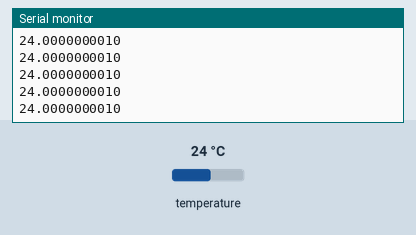
This sketch was run on a simulated ESP8266 (NodeMCU). Shown: the last lines printed to the serial monitor. The inputs (shaded band) are chosen by the test bench; at power-on: temperature 24 °C. WiFi joins after 1.5 s; servers stay silent unless stated.

Above: at 2.8 s.
2.9 s: temperature set to 12 °C
At 4.17 s:
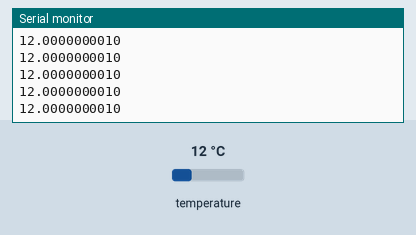
4.4 s: temperature set to 19 °C
At 5.81 s:
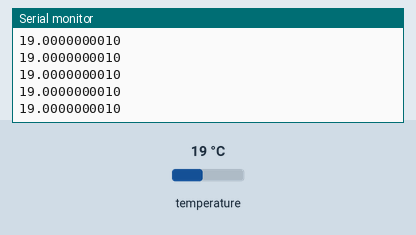
Timing chart, 0 to 7.4 s (numbered marks = the images above; inputs shaded):
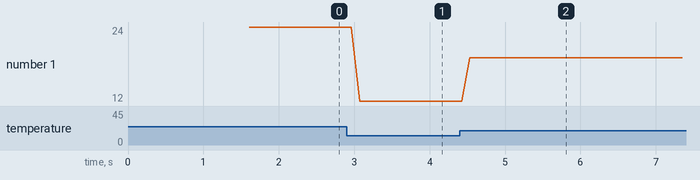

The sketch:

amg8833UDP.ino
```cpp
#include <Wire.h>
#include <Adafruit_AMG88xx.h>
#include <ESP8266WiFi.h>
#include <WiFiUdp.h>

#define MINTEMP 10
#define MAXTEMP 50

const char* ssid = "Toolbox";
const char* password = "WIFIPASSWORD";

WiFiUDP Udp;
unsigned int localUdpPort = 4210;

float pixels[AMG88xx_PIXEL_ARRAY_SIZE];
Adafruit_AMG88xx amg;


void setup()
{
  Serial.begin(115200);

  Serial.printf("Connecting to %s ", ssid);
  WiFi.begin(ssid, password);
  while (WiFi.status() != WL_CONNECTED)
  {
    delay(500);
    Serial.print(".");
  }
  Serial.println(" connected");

  Udp.begin(localUdpPort);

  bool status;
  // default settings
  status = amg.begin(0x68);
  if (!status) {
    Serial.println("Could not find a valid AMG88xx sensor, check wiring!");
    while (1);
  }
  delay(100);
}


void loop() {
  amg.readPixels(pixels);

  unsigned char buf[AMG88xx_PIXEL_ARRAY_SIZE];
  for (int i = 0; i < AMG88xx_PIXEL_ARRAY_SIZE; i++) {
    buf[i] = map(pixels[i], MINTEMP, MAXTEMP, 0, 255);
    buf[i] = constrain(buf[i] , 0, 255);
    Serial.println(pixels[i], DEC);
  }

  Udp.beginPacketMulticast(IPAddress(239, 1, 3, 38), 1339, WiFi.localIP());
  Udp.write(buf, AMG88xx_PIXEL_ARRAY_SIZE);
  Udp.endPacket();

  delay(100);
}
```

Measured:
- after the input at 2.9 s, the serial monitor: prints a new line after 0.17 s (image 1)
- after the input at 4.4 s, the serial monitor: prints a new line after 0.13 s (image 2)
- plotted number 1: 24 → 12 after the input at 2.9 s, 12 → 19 after the input at 4.4 s
